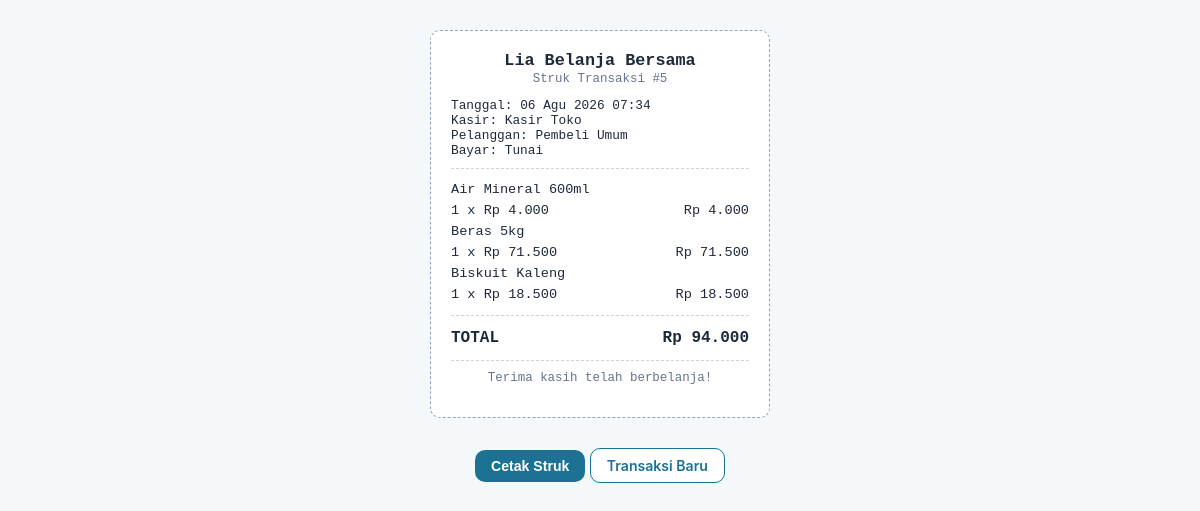
The page /kasir/struk.php?id=5 (signed in) on the database its author committed.
### tables this page shows
CREATE TABLE `penjualan` (
  `id_penjualan` int(11) NOT NULL,
  `tgl_jual` datetime DEFAULT NULL,
  `id_pelanggan` int(11) DEFAULT NULL,
  `id_karyawan` int(11) DEFAULT NULL,
  `jenis_transaksi` enum('Kredit','Debet','Tunai') DEFAULT 'Tunai'
);

CREATE TABLE `karyawan` (
  `id_karyawan` int(11) NOT NULL,
  `nama_karyawan` varchar(50) DEFAULT NULL,
  `username` varchar(50) DEFAULT NULL,
  `password` varchar(255) DEFAULT NULL,
  `jabatan` enum('admin','kasir') DEFAULT NULL,
  `created_at` timestamp NOT NULL DEFAULT current_timestamp(),
  `updated_at` timestamp NOT NULL DEFAULT current_timestamp() ON UPDATE current_timestamp()
);

CREATE TABLE `pelanggan` (
  `id_pelanggan` int(11) NOT NULL,
  `nama_pelanggan` varchar(50) DEFAULT NULL,
  `no_hp` varchar(15) DEFAULT NULL,
  `created_at` timestamp NOT NULL DEFAULT current_timestamp(),
  `updated_at` timestamp NOT NULL DEFAULT current_timestamp() ON UPDATE current_timestamp()
);

CREATE TABLE `detail_penjualan` (
  `id_detail_jual` int(11) NOT NULL,
  `id_penjualan` int(11) DEFAULT NULL,
  `id_barang` int(11) DEFAULT NULL,
  `qty` int(11) DEFAULT NULL,
  `subtotal` decimal(10,2) DEFAULT NULL
);

CREATE TABLE `barang` (
  `id_barang` int(11) NOT NULL,
  `nama_barang` varchar(50) DEFAULT NULL,
  `id_jenis` int(11) DEFAULT NULL,
  `stok` int(11) DEFAULT NULL,
  `harga_jual` decimal(10,2) DEFAULT NULL,
  `created_at` timestamp NOT NULL DEFAULT current_timestamp(),
  `updated_at` timestamp NOT NULL DEFAULT current_timestamp() ON UPDATE current_timestamp()
);

### includes/functions.php (called while the page is built, shortened)
<?php
function rupiah($angka): string {
    return 'Rp ' . number_format((float)$angka, 0, ',', '.');
}
function e($str): string {
    return htmlspecialchars((string)$str, ENT_QUOTES, 'UTF-8');
}
function tanggalIndo($tanggal): string {
    $bulan = ['', 'Jan', 'Feb', 'Mar', 'Apr', 'Mei', 'Jun', 'Jul', 'Agu', 'Sep', 'Okt', 'Nov', 'Des'];
    $t = strtotime($tanggal);
    return date('d', $t) . ' ' . $bulan[(int)date('n', $t)] . ' ' . date('Y', $t) . ' ' . date('H:i', $t);
}

### kasir/struk.php (the view, shortened to what this page needs)
<?php
require_once __DIR__ . '/../includes/config.php';
require_once __DIR__ . '/../includes/functions.php';
$id = (int)($_GET['id'] ?? 0);
$stmt = $pdo->prepare("
    SELECT p.*, pl.nama_pelanggan, k.nama_karyawan
    FROM penjualan p
    LEFT JOIN pelanggan pl ON p.id_pelanggan = pl.id_pelanggan
    LEFT JOIN karyawan k ON p.id_karyawan = k.id_karyawan
    WHERE p.id_penjualan = ?
");
$stmt->execute([$id]);
$transaksi = $stmt->fetch();
$stmt = $pdo->prepare("
    SELECT dp.*, b.nama_barang
    FROM detail_penjualan dp
    JOIN barang b ON b.id_barang = dp.id_barang
    WHERE dp.id_penjualan = ?
");
$stmt->execute([$id]);
$items = $stmt->fetchAll();
$total = array_sum(array_column($items, 'subtotal'));
?>
<!DOCTYPE html>
<html lang="id">
<head>
<link rel="stylesheet" href="../assets/css/style.css">
</head>
<body>
<div class="struk">
  <h2>Lia Belanja Bersama</h2>
  <div class="center">Struk Transaksi #<?= (int)$transaksi['id_penjualan'] ?></div>
  <div style="font-size:0.8rem;">
    Tanggal: <?= tanggalIndo($transaksi['tgl_jual']) ?><br>
    Kasir: <?= e($transaksi['nama_karyawan'] ?? '-') ?><br>
    Pelanggan: <?= e($transaksi['nama_pelanggan'] ?? 'Umum') ?><br>
    Bayar: <?= e($transaksi['jenis_transaksi']) ?>
  </div>
  <hr>
  <table>
    <?php foreach ($items as $it): ?>
      <tr>
        <td colspan="2"><?= e($it['nama_barang']) ?></td>
      </tr>
      <tr>
        <td><?= (int)$it['qty'] ?> x <?= rupiah($it['subtotal'] / max(1,$it['qty'])) ?></td>
        <td style="text-align:right;"><?= rupiah($it['subtotal']) ?></td>
      </tr>
    <?php endforeach; ?>
  </table>
  <hr>
  <table>
    <tr class="total-row"><td>TOTAL</td><td style="text-align:right;"><?= rupiah($total) ?></td></tr>
  </table>
  <hr>
  <div class="center">Terima kasih telah berbelanja!</div>
</div>
<div class="no-print" style="text-align:center; margin-top:14px;">
  <button onclick="window.print()" class="btn btn-primary">Cetak Struk</button>
  <a href="pos.php" class="btn btn-outline">Transaksi Baru</a>
</div>
</body>
</html>

### assets/css/style.css (style rules this page uses)
:root { --navy: #21295C; --deepblue: #065A82; --teal: #1C7293; --ice: #CFE8F3; --bg: #F4F8FA; --text: #1E293B; --muted: #64748B; --white: #FFFFFF; --danger: #DC2626; --success: #059669; --radius: 10px; }
* { box-sizing: border-box; }
body { margin: 0; font-family: -apple-system, "Segoe UI", Roboto, Arial, sans-serif; background: var(--bg); color: var(--text); }
a { color: var(--teal); text-decoration: none; }
.btn { display: inline-block; padding: 8px 16px; border-radius: var(--radius); border: none; cursor: pointer; font-size: 0.88rem; font-weight: 600; text-decoration: none; }
.btn-primary { background: var(--teal); color: var(--white); }
.btn-outline { background: var(--white); border: 1px solid var(--teal); color: var(--teal); }

### kasir/struk.php (style rules this page uses)
.struk { max-width: 340px; margin: 30px auto; background:#fff; border:1px dashed #94A3B8; border-radius:10px; padding:20px; font-family: "Courier New", monospace; }
.struk h2 { text-align:center; margin:0 0 2px; font-size:1.05rem; }
.struk .center { text-align:center; font-size:0.78rem; color:#64748B; margin-bottom:12px; }
.struk hr { border:none; border-top:1px dashed #CBD5E1; margin:10px 0; }
.struk table { width:100%; font-size:0.85rem; border-collapse:collapse; }
.struk td { padding:3px 0; }
.struk .total-row { font-weight:700; font-size:1rem; }

### rows shown on the page
penjualan: id_penjualan "5", tgl_jual "06 Agu 2026 07:34", id_karyawan.nama_karyawan "Kasir Toko", id_pelanggan.nama_pelanggan "Pembeli Umum", jenis_transaksi "Tunai"
detail_penjualan: id_barang.nama_barang "Air Mineral 600ml", qty "1", rupiah($it['subtotal'] / max(1,$it['qty'])) "Rp 4.000", subtotal "Rp 4.000"
detail_penjualan: id_barang.nama_barang "Beras 5kg", qty "1", rupiah($it['subtotal'] / max(1,$it['qty'])) "Rp 71.500", subtotal "Rp 71.500"
detail_penjualan: id_barang.nama_barang "Biskuit Kaleng", qty "1", rupiah($it['subtotal'] / max(1,$it['qty'])) "Rp 18.500", subtotal "Rp 18.500"

### other values the page prints
rupiah($total) "Rp 94.000"
